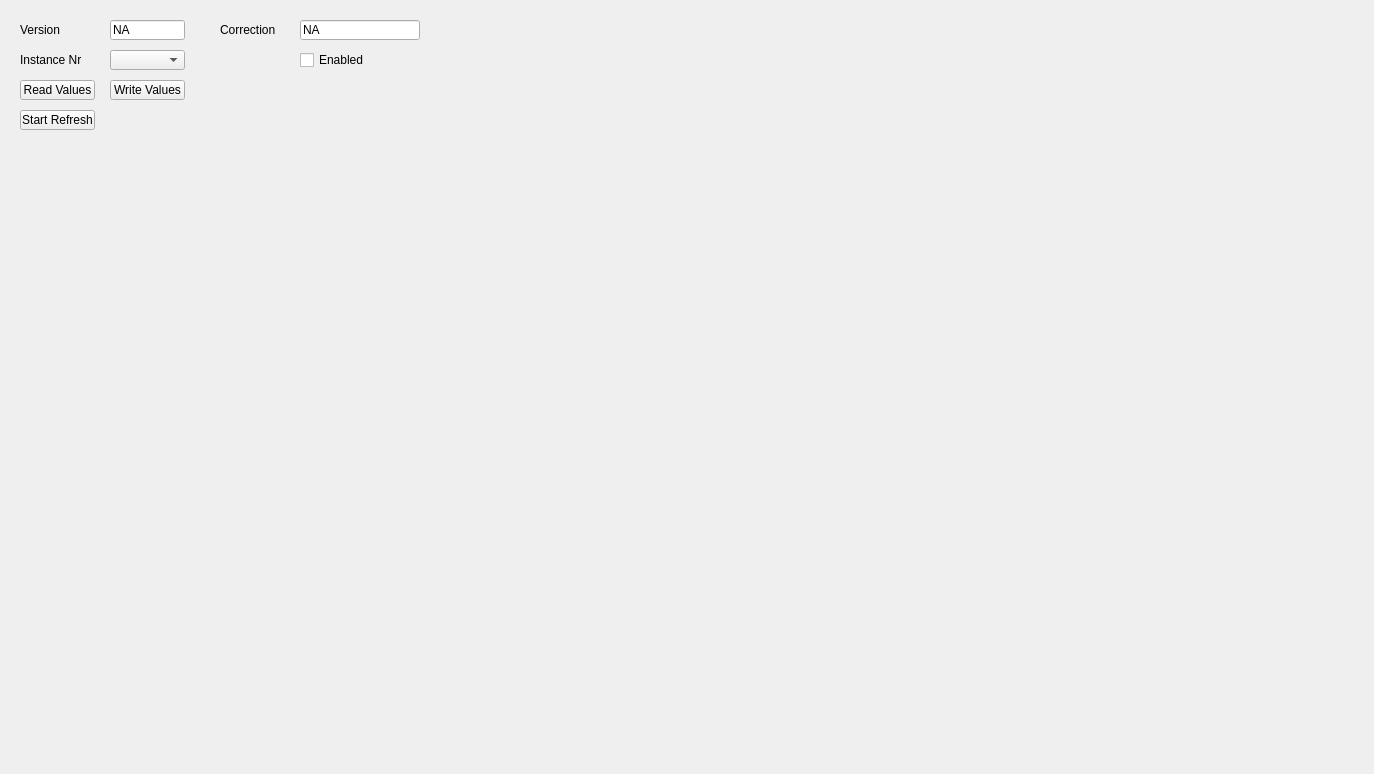
<?xml version="1.0" encoding="UTF-8"?>
<ui version="4.0">
 <class>Ucm_IrigMasterTab</class>
 <widget class="QWidget" name="Ucm_IrigMasterTab">
  <property name="geometry">
   <rect>
    <x>0</x>
    <y>0</y>
    <width>1374</width>
    <height>774</height>
   </rect>
  </property>
  <property name="windowTitle">
   <string>Form</string>
  </property>
  <widget class="QLineEdit" name="IrigMasterCorrectionValue">
   <property name="enabled">
    <bool>true</bool>
   </property>
   <property name="geometry">
    <rect>
     <x>300</x>
     <y>20</y>
     <width>120</width>
     <height>20</height>
    </rect>
   </property>
   <property name="text">
    <string>NA</string>
   </property>
  </widget>
  <widget class="QLineEdit" name="IrigMasterVersionValue">
   <property name="enabled">
    <bool>true</bool>
   </property>
   <property name="geometry">
    <rect>
     <x>110</x>
     <y>20</y>
     <width>75</width>
     <height>20</height>
    </rect>
   </property>
   <property name="text">
    <string>NA</string>
   </property>
   <property name="readOnly">
    <bool>true</bool>
   </property>
  </widget>
  <widget class="QPushButton" name="IrigMasterAutoRefreshButton">
   <property name="geometry">
    <rect>
     <x>20</x>
     <y>110</y>
     <width>75</width>
     <height>20</height>
    </rect>
   </property>
   <property name="text">
    <string>Start Refresh</string>
   </property>
  </widget>
  <widget class="QLabel" name="IrigMasterInstanceLabel">
   <property name="geometry">
    <rect>
     <x>20</x>
     <y>50</y>
     <width>80</width>
     <height>20</height>
    </rect>
   </property>
   <property name="text">
    <string>Instance Nr</string>
   </property>
  </widget>
  <widget class="QLabel" name="IrigMasterCorrectionLabel">
   <property name="geometry">
    <rect>
     <x>220</x>
     <y>20</y>
     <width>80</width>
     <height>20</height>
    </rect>
   </property>
   <property name="text">
    <string>Correction</string>
   </property>
  </widget>
  <widget class="QPushButton" name="IrigMasterWriteValuesButton">
   <property name="geometry">
    <rect>
     <x>110</x>
     <y>80</y>
     <width>75</width>
     <height>20</height>
    </rect>
   </property>
   <property name="text">
    <string>Write Values</string>
   </property>
  </widget>
  <widget class="QComboBox" name="IrigMasterInstanceComboBox">
   <property name="geometry">
    <rect>
     <x>110</x>
     <y>50</y>
     <width>75</width>
     <height>20</height>
    </rect>
   </property>
  </widget>
  <widget class="QLabel" name="IrigMasterVersionLabel">
   <property name="geometry">
    <rect>
     <x>20</x>
     <y>20</y>
     <width>80</width>
     <height>20</height>
    </rect>
   </property>
   <property name="text">
    <string>Version</string>
   </property>
  </widget>
  <widget class="QPushButton" name="IrigMasterReadValuesButton">
   <property name="geometry">
    <rect>
     <x>20</x>
     <y>80</y>
     <width>75</width>
     <height>20</height>
    </rect>
   </property>
   <property name="text">
    <string>Read Values</string>
   </property>
  </widget>
  <widget class="QCheckBox" name="IrigMasterEnableCheckBox">
   <property name="geometry">
    <rect>
     <x>300</x>
     <y>50</y>
     <width>80</width>
     <height>20</height>
    </rect>
   </property>
   <property name="text">
    <string>Enabled</string>
   </property>
  </widget>
 </widget>
 <resources/>
 <connections/>
</ui>
